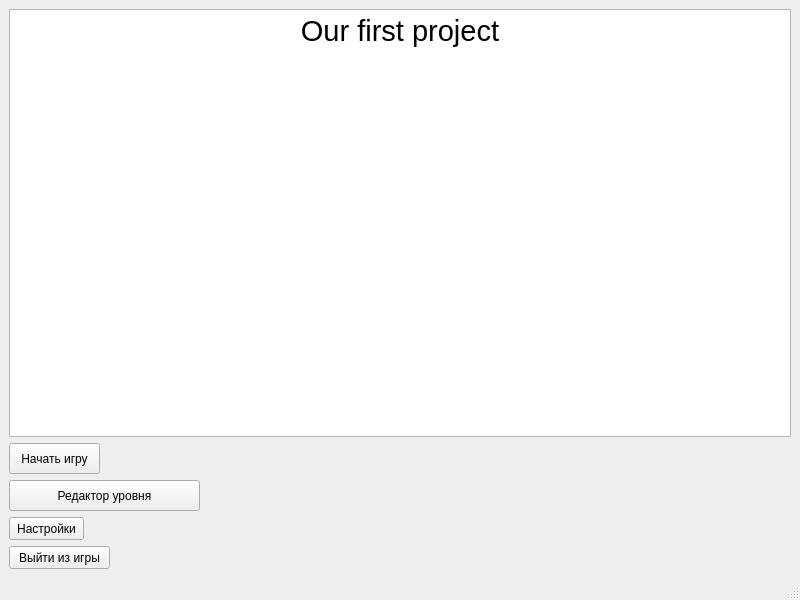
<?xml version="1.0" encoding="UTF-8"?>
<ui version="4.0">
 <class>MainWindow</class>
 <widget class="QMainWindow" name="MainWindow">
  <property name="geometry">
   <rect>
    <x>0</x>
    <y>0</y>
    <width>800</width>
    <height>600</height>
   </rect>
  </property>
  <property name="windowTitle">
   <string>MainWindow</string>
  </property>
  <widget class="QWidget" name="centralwidget">
   <layout class="QHBoxLayout" name="horizontalLayout">
    <item>
     <layout class="QVBoxLayout" name="verticalLayout">
      <item>
       <widget class="QTextEdit" name="textEdit">
        <property name="html">
         <string>&lt;!DOCTYPE HTML PUBLIC &quot;-//W3C//DTD HTML 4.0//EN&quot; &quot;http://www.w3.org/TR/REC-html40/strict.dtd&quot;&gt;
&lt;html&gt;&lt;head&gt;&lt;meta name=&quot;qrichtext&quot; content=&quot;1&quot; /&gt;&lt;style type=&quot;text/css&quot;&gt;
p, li { white-space: pre-wrap; }
&lt;/style&gt;&lt;/head&gt;&lt;body style=&quot; font-family:'MS Shell Dlg 2'; font-size:8.25pt; font-weight:400; font-style:normal;&quot;&gt;
&lt;p align=&quot;center&quot; style=&quot; margin-top:0px; margin-bottom:0px; margin-left:0px; margin-right:0px; -qt-block-indent:0; text-indent:0px;&quot;&gt;&lt;span style=&quot; font-size:22pt;&quot;&gt;Our first project&lt;/span&gt;&lt;/p&gt;&lt;/body&gt;&lt;/html&gt;</string>
        </property>
       </widget>
      </item>
      <item>
       <widget class="QPushButton" name="StartGame">
        <property name="minimumSize">
         <size>
          <width>91</width>
          <height>31</height>
         </size>
        </property>
        <property name="maximumSize">
         <size>
          <width>91</width>
          <height>31</height>
         </size>
        </property>
        <property name="text">
         <string>Начать игру</string>
        </property>
       </widget>
      </item>
      <item>
       <widget class="QPushButton" name="LevelEditor">
        <property name="minimumSize">
         <size>
          <width>191</width>
          <height>31</height>
         </size>
        </property>
        <property name="maximumSize">
         <size>
          <width>191</width>
          <height>31</height>
         </size>
        </property>
        <property name="text">
         <string>Редактор уровня</string>
        </property>
       </widget>
      </item>
      <item>
       <widget class="QPushButton" name="Settings">
        <property name="minimumSize">
         <size>
          <width>75</width>
          <height>23</height>
         </size>
        </property>
        <property name="maximumSize">
         <size>
          <width>75</width>
          <height>23</height>
         </size>
        </property>
        <property name="text">
         <string>Настройки</string>
        </property>
       </widget>
      </item>
      <item>
       <widget class="QPushButton" name="Exit">
        <property name="minimumSize">
         <size>
          <width>101</width>
          <height>23</height>
         </size>
        </property>
        <property name="maximumSize">
         <size>
          <width>101</width>
          <height>23</height>
         </size>
        </property>
        <property name="text">
         <string>Выйти из игры</string>
        </property>
       </widget>
      </item>
     </layout>
    </item>
   </layout>
   <zorder>Settings</zorder>
   <zorder>textEdit</zorder>
   <zorder>StartGame</zorder>
   <zorder>LevelEditor</zorder>
   <zorder>Exit</zorder>
  </widget>
  <widget class="QMenuBar" name="menubar">
   <property name="geometry">
    <rect>
     <x>0</x>
     <y>0</y>
     <width>800</width>
     <height>21</height>
    </rect>
   </property>
  </widget>
  <widget class="QStatusBar" name="statusbar"/>
 </widget>
 <resources/>
 <connections/>
</ui>
